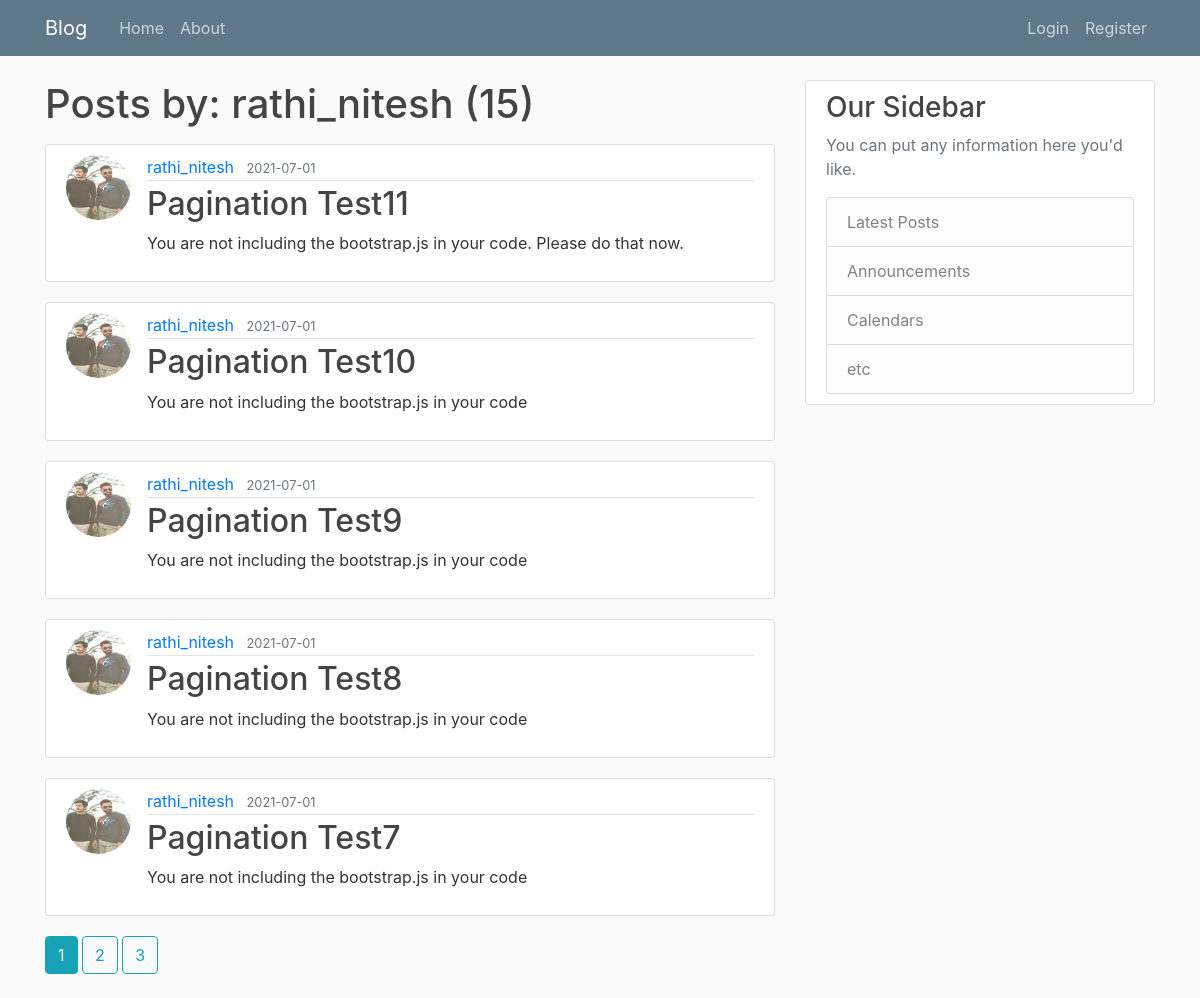
Screenshot of /user/rathi_nitesh with the database file from the repository.
### blogger/models.py (models this page shows, shortened)
class User(db.Model, UserMixin):
    id = db.Column(db.Integer, primary_key=True)
    username = db.Column(db.String(20), unique=True, nullable=False)
    email = db.Column(db.String(120), unique=True, nullable=False)
    image_file = db.Column(db.String(20), nullable=False, default='default_image.jpg')
    password = db.Column(db.String(60), nullable=False)
    posts = db.relationship('Post', backref='author', lazy=True)

class Post(db.Model):
    id = db.Column(db.Integer, primary_key=True)
    title = db.Column(db.String(20), nullable=False)
    date_posted = db.Column(db.DateTime, nullable=False, default=datetime.utcnow)
    content = db.Column(db.Text, nullable=False)
    user_id = db.Column(db.Integer, db.ForeignKey('user.id'), nullable=False)

### blogger/users/routes.py (the view)
@users.route('/user/<string:username>')
def user_posts(username):
    page = request.args.get('page', 1, type=int)
    user = User.query.filter_by(username=username).first_or_404()
    posts = Post.query.filter_by(author=user).order_by(Post.date_posted.desc()).paginate(per_page=5, page=page)
    return render_template("user_posts.html", posts=posts, user=user)

### blogger/templates/user_posts.html
{% extends "layout.html" %}
{% block content %}
    <h1 class="mb-3">Posts by: {{ user.username }} ({{ posts.total }})</h1>
    {% for post in posts.items %}
        <article class="media content-section">
          <img class="rounded-circle article-img" src="{{ url_for('static', filename='profile_pics/' +
          post.author.image_file) }}">
          <div class="media-body">
            <div class="article-metadata">
              <a class="mr-2" href="{{ url_for('users.user_posts', username=post.author.username) }}">
                  {{ post.author.username }}</a>
              <small class="text-muted">{{ post.date_posted.strftime('%Y-%m-%d') }}</small>
            </div>
            <h2><a class="article-title" href="{{ url_for('posts.view_post', idx=post.id) }}">{{ post.title }}</a></h2>
            <p class="article-content">{{ post.content }}</p>
          </div>
        </article>
    {% endfor %}
    {% for page_num in posts.iter_pages(left_edge=1, right_edge=1, left_current=1, right_current=2) %}
        {% if page_num %}
            {% if posts.page == page_num %}
                <a class="btn btn-info mb-4" href="{{ url_for('users.user_posts', username=user.username,
                page=page_num) }}">{{ page_num }}</a>
            {% else %}
                <a class="btn btn-outline-info mb-4" href="{{ url_for('users.user_posts', username=user.username,
                page=page_num) }}">{{ page_num }}</a>
            {% endif %}
        {% else %}
            ...
        {% endif %}
    {% endfor %}
{% endblock content %}

### blogger/static/main.css (style rules this page uses)
body { background: #fafafa; color: #333333; margin-top: 5rem; }
h1, h2, h3, h4, h5, h6 { color: #444444; }
.content-section { background: #ffffff; padding: 10px 20px; border: 1px solid #dddddd; border-radius: 3px; margin-bottom: 20px; }
.article-title { color: #444444; }
.article-content { white-space: pre-line; }
.article-img { height: 65px; width: 65px; margin-right: 16px; }
.article-metadata { padding-bottom: 1px; margin-bottom: 4px; border-bottom: 1px solid #e3e3e3 }

### rows the page displays
User: username "rathi_nitesh"
Post: image_file (picture), author.username "rathi_nitesh", date_posted "2021-07-01", title "Pagination Test11", content "You are not including the bootstrap.js in your code. Please do that now."
Post: image_file (picture), author.username "rathi_nitesh", date_posted "2021-07-01", title "Pagination Test10", content "You are not including the bootstrap.js in your code"
Post: image_file (picture), author.username "rathi_nitesh", date_posted "2021-07-01", title "Pagination Test9", content "You are not including the bootstrap.js in your code"
Post: image_file (picture), author.username "rathi_nitesh", date_posted "2021-07-01", title "Pagination Test8", content "You are not including the bootstrap.js in your code"
Post: image_file (picture), author.username "rathi_nitesh", date_posted "2021-07-01", title "Pagination Test7", content "You are not including the bootstrap.js in your code"

### other values shown
{{ posts.total }} "15"
{{ page_num }} "1"
{{ page_num }} "2" "3"
